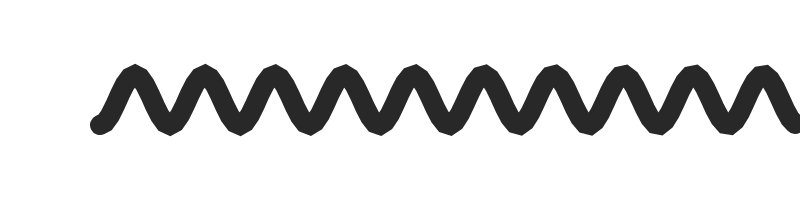
Frame 1 (no input)
Frame 60 (no input): identical to frame 1, image omitted
Frame 120 (the mouse pressed at the canvas centre since frame 60): identical to frame 1, image omitted

The p5.js sketch that drew this single still picture (run headless with seeded random() and noise() and a simulated clock; from frame 60 on, the mouse is pressed at the canvas centre):

// p5.js sketch
// ── sketch.js
function setup() {
  createCanvas(800, 200);
}

function draw() {
  background(255);

  // 가로로 길게 용수철처럼 구불거리는 선 그리기
  drawWavyLine(100, height / 2, 700, 0.09, 25);
}

function drawWavyLine(x, y, length, frequency, amplitude) {
  stroke(40);
  strokeWeight(20);

  beginShape();
  for (let i = 0; i < length; i += 5) {
    let xpos = x + i;
    let ypos = y + cos(i * frequency) * amplitude;
    vertex(xpos, ypos);
  }
  endShape();
}
